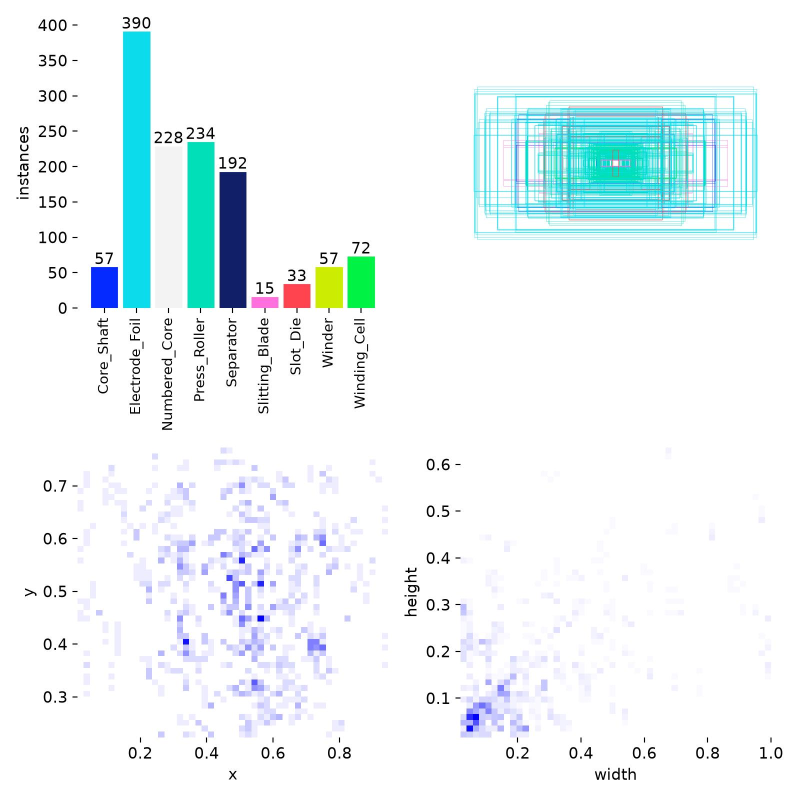
#> input picture experiments/runpod_v12/labels.jpg, 1600 x 1600 px (shown at 1/2 size)
$ python -i check_letterbox.py   (imports and definitions only)
#> lines starting #> are read from the running program, lines starting #| are printed output that depends on the picture
#> further down, picture is the input picture: PIL image 1600x1600 RGB; mean R, G, B 237.5, 246.5, 248.1
"""박스가 레터박스(검은 여백) 영역을 얼마나 포함하는지 잰다.

데이터셋 이미지는 전부 640x640 이지만 원본은 16:9 영상 프레임이라
위아래에 검은 여백이 들어가 있다. 여백에는 아무 정보도 없으므로,
박스가 여백을 크게 포함한다면 그 박스는 설비 윤곽이 아니라
"설비가 있는 넓은 영역"을 가리키고 있다는 뜻이다.

clip_boxes.py 로 이미지 경계를 벗어난 부분을 잘라내도 이 문제는 남는다.
여백은 이미지 안쪽이기 때문이다. 재라벨링이 필요한지 판단하는 근거다.
"""

import argparse
import os
import statistics
from collections import Counter
from pathlib import Path

from PIL import Image

ZONE_IDENTIFIER = ":Zone.Identifier"
IMAGE_SUFFIXES = {".jpg", ".jpeg", ".png"}

# 행 평균 밝기가 이 값 이하이면 레터박스 여백으로 본다
DARK_THRESHOLD = 12
# 박스 면적의 이 비율 이상이 여백이면 "여백을 크게 포함"으로 센다
PADDING_HEAVY = 0.20


# [9 lines left out: function read_class_names, not called in this run]


def content_band(image: Image.Image) -> tuple[float, float]:
    """세로 방향 콘텐츠 구간을 정규화 좌표 (top, bottom) 로 돌려준다."""
    gray = image.convert("L")
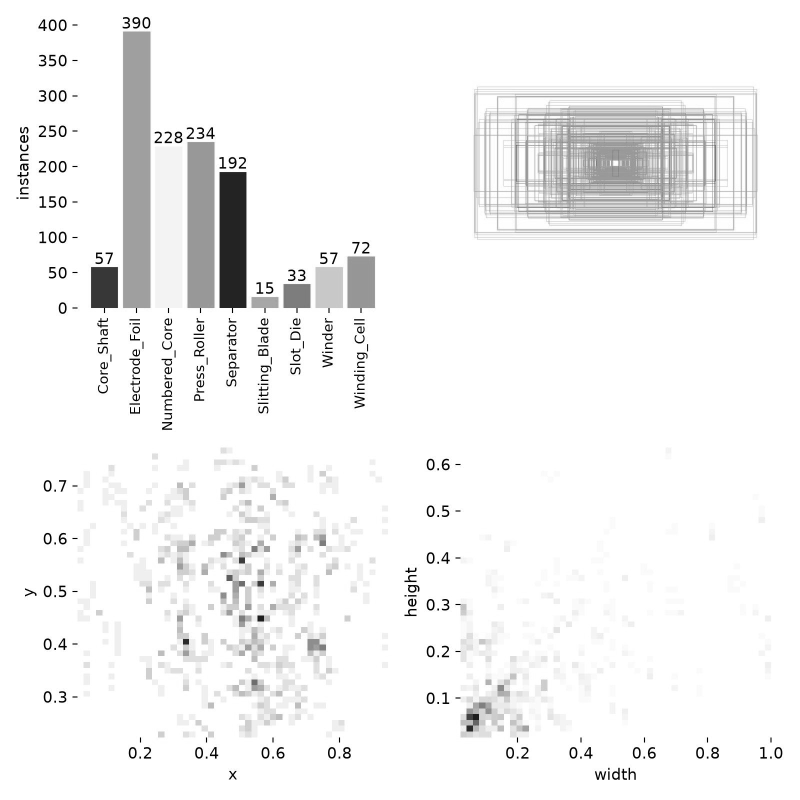
#> gray: PIL image 1600x1600 L (shown at 1/2 size); min 0, max 255, mean 244
    width, height = gray.size
#> width = 1600; height = 1600
    # 각 행의 평균 밝기 — 폭 1로 리사이즈하면 행 평균이 된다
    column = gray.resize((1, height))
    rows = [column.getpixel((0, y)) for y in range(height)]
#> rows = 1600 values, max 255 at index 0, min 203 at index 414, mean 243.8

    top = 0
    while top < height and rows[top] <= DARK_THRESHOLD:
        top += 1
#> this loop made 0 passes
#> after the loop, top = 0
    bottom = height - 1
#> bottom = 1599
    while bottom > top and rows[bottom] <= DARK_THRESHOLD:
        bottom -= 1
#> after the loop, bottom = 1599

    return top / height, (bottom + 1) / height


# [92 lines left out: function main, not called in this run]


# [2 lines not run here, left out]

>>> from PIL import Image
>>> picture = Image.open('../experiments/runpod_v12/labels.jpg')
>>> result = content_band(picture)
#> result = (0, 1)
